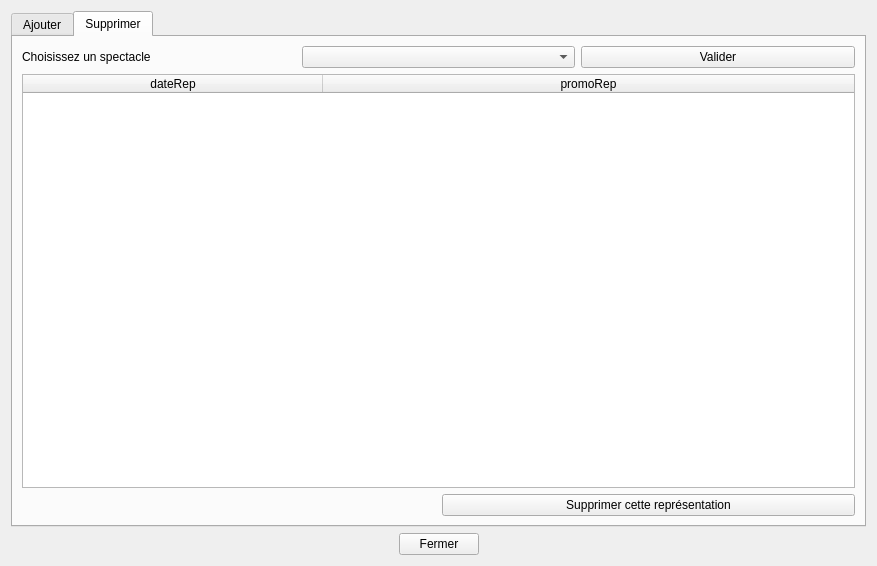
<?xml version="1.0" encoding="UTF-8"?>
<ui version="4.0">
 <class>fct_mod_1</class>
 <widget class="QDialog" name="fct_mod_1">
  <property name="geometry">
   <rect>
    <x>0</x>
    <y>0</y>
    <width>877</width>
    <height>566</height>
   </rect>
  </property>
  <property name="sizePolicy">
   <sizepolicy hsizetype="Preferred" vsizetype="Preferred">
    <horstretch>0</horstretch>
    <verstretch>0</verstretch>
   </sizepolicy>
  </property>
  <property name="minimumSize">
   <size>
    <width>0</width>
    <height>0</height>
   </size>
  </property>
  <property name="windowTitle">
   <string>BD Théâtre</string>
  </property>
  <layout class="QVBoxLayout" name="verticalLayout">
   <item>
    <widget class="QTabWidget" name="tabWidget">
     <property name="enabled">
      <bool>true</bool>
     </property>
     <property name="acceptDrops">
      <bool>false</bool>
     </property>
     <property name="currentIndex">
      <number>1</number>
     </property>
     <widget class="QWidget" name="tabInsert">
      <attribute name="title">
       <string>Ajouter</string>
      </attribute>
      <layout class="QVBoxLayout" name="verticalLayout_3">
       <item>
        <layout class="QGridLayout" name="gridLayout" rowstretch="0,0,0" columnstretch="0,0,0">
         <item row="1" column="0">
          <widget class="QLabel" name="label_4">
           <property name="text">
            <string>Entrez une date de représentation :</string>
           </property>
          </widget>
         </item>
         <item row="0" column="0">
          <widget class="QLabel" name="label">
           <property name="text">
            <string>Choisissez un spectacle</string>
           </property>
          </widget>
         </item>
         <item row="2" column="0">
          <widget class="QLabel" name="label_2">
           <property name="text">
            <string>Entrez une promotion pour cette représentation :</string>
           </property>
          </widget>
         </item>
         <item row="2" column="2">
          <widget class="QDoubleSpinBox" name="doubleSpinBox">
           <property name="minimum">
            <double>0.050000000000000</double>
           </property>
           <property name="maximum">
            <double>1.000000000000000</double>
           </property>
           <property name="singleStep">
            <double>0.050000000000000</double>
           </property>
           <property name="value">
            <double>0.050000000000000</double>
           </property>
          </widget>
         </item>
         <item row="1" column="2">
          <widget class="QDateTimeEdit" name="dateTimeEdit">
           <property name="date">
            <date>
             <year>2019</year>
             <month>12</month>
             <day>2</day>
            </date>
           </property>
           <property name="minimumDateTime">
            <datetime>
             <hour>0</hour>
             <minute>0</minute>
             <second>0</second>
             <year>2019</year>
             <month>12</month>
             <day>2</day>
            </datetime>
           </property>
           <property name="maximumDate">
            <date>
             <year>2020</year>
             <month>12</month>
             <day>20</day>
            </date>
           </property>
           <property name="minimumDate">
            <date>
             <year>2019</year>
             <month>12</month>
             <day>2</day>
            </date>
           </property>
          </widget>
         </item>
         <item row="0" column="2">
          <widget class="QComboBox" name="comboBox"/>
         </item>
        </layout>
       </item>
       <item>
        <layout class="QHBoxLayout" name="horizontalLayout_3">
         <item>
          <spacer name="horizontalSpacer_3">
           <property name="orientation">
            <enum>Qt::Horizontal</enum>
           </property>
           <property name="sizeHint" stdset="0">
            <size>
             <width>40</width>
             <height>20</height>
            </size>
           </property>
          </spacer>
         </item>
         <item>
          <widget class="QPushButton" name="pushButton_2">
           <property name="text">
            <string>Valider</string>
           </property>
          </widget>
         </item>
        </layout>
       </item>
       <item>
        <widget class="QLabel" name="label_3">
         <property name="font">
          <font>
           <weight>75</weight>
           <italic>true</italic>
           <bold>true</bold>
          </font>
         </property>
         <property name="text">
          <string/>
         </property>
        </widget>
       </item>
       <item>
        <spacer name="verticalSpacer">
         <property name="orientation">
          <enum>Qt::Vertical</enum>
         </property>
         <property name="sizeHint" stdset="0">
          <size>
           <width>20</width>
           <height>40</height>
          </size>
         </property>
        </spacer>
       </item>
      </layout>
     </widget>
     <widget class="QWidget" name="tabSupp">
      <attribute name="title">
       <string>Supprimer</string>
      </attribute>
      <layout class="QVBoxLayout" name="verticalLayout_2">
       <item>
        <layout class="QGridLayout" name="gridLayout_2">
         <item row="0" column="0">
          <widget class="QLabel" name="label_6">
           <property name="text">
            <string>Choisissez un spectacle</string>
           </property>
          </widget>
         </item>
         <item row="0" column="1">
          <widget class="QComboBox" name="comboBox_2"/>
         </item>
         <item row="0" column="2">
          <widget class="QPushButton" name="pushButton_4">
           <property name="text">
            <string>Valider</string>
           </property>
          </widget>
         </item>
        </layout>
       </item>
       <item>
        <widget class="QTableWidget" name="tableWidget">
         <property name="minimumSize">
          <size>
           <width>0</width>
           <height>0</height>
          </size>
         </property>
         <property name="selectionMode">
          <enum>QAbstractItemView::SingleSelection</enum>
         </property>
         <property name="selectionBehavior">
          <enum>QAbstractItemView::SelectRows</enum>
         </property>
         <attribute name="horizontalHeaderCascadingSectionResizes">
          <bool>false</bool>
         </attribute>
         <attribute name="horizontalHeaderDefaultSectionSize">
          <number>300</number>
         </attribute>
         <attribute name="horizontalHeaderStretchLastSection">
          <bool>true</bool>
         </attribute>
         <attribute name="verticalHeaderVisible">
          <bool>false</bool>
         </attribute>
         <column>
          <property name="text">
           <string>dateRep</string>
          </property>
         </column>
         <column>
          <property name="text">
           <string>promoRep</string>
          </property>
         </column>
        </widget>
       </item>
       <item>
        <layout class="QHBoxLayout" name="horizontalLayout_2">
         <item>
          <widget class="QLabel" name="label_5">
           <property name="font">
            <font>
             <weight>75</weight>
             <italic>true</italic>
             <bold>true</bold>
            </font>
           </property>
           <property name="text">
            <string/>
           </property>
          </widget>
         </item>
         <item>
          <widget class="QPushButton" name="pushButton_3">
           <property name="text">
            <string>Supprimer cette représentation</string>
           </property>
          </widget>
         </item>
        </layout>
       </item>
      </layout>
     </widget>
    </widget>
   </item>
   <item>
    <layout class="QHBoxLayout" name="horizontalLayout">
     <item>
      <spacer name="horizontalSpacer">
       <property name="orientation">
        <enum>Qt::Horizontal</enum>
       </property>
       <property name="sizeHint" stdset="0">
        <size>
         <width>40</width>
         <height>20</height>
        </size>
       </property>
      </spacer>
     </item>
     <item>
      <widget class="QPushButton" name="pushButton">
       <property name="text">
        <string>Fermer</string>
       </property>
      </widget>
     </item>
     <item>
      <spacer name="horizontalSpacer_2">
       <property name="orientation">
        <enum>Qt::Horizontal</enum>
       </property>
       <property name="sizeHint" stdset="0">
        <size>
         <width>40</width>
         <height>20</height>
        </size>
       </property>
      </spacer>
     </item>
    </layout>
   </item>
  </layout>
 </widget>
 <resources/>
 <connections>
  <connection>
   <sender>pushButton</sender>
   <signal>clicked()</signal>
   <receiver>fct_mod_1</receiver>
   <slot>close()</slot>
   <hints>
    <hint type="sourcelabel">
     <x>360</x>
     <y>575</y>
    </hint>
    <hint type="destinationlabel">
     <x>323</x>
     <y>169</y>
    </hint>
   </hints>
  </connection>
  <connection>
   <sender>pushButton_4</sender>
   <signal>clicked()</signal>
   <receiver>fct_mod_1</receiver>
   <slot>refreshSupp()</slot>
   <hints>
    <hint type="sourcelabel">
     <x>718</x>
     <y>63</y>
    </hint>
    <hint type="destinationlabel">
     <x>438</x>
     <y>282</y>
    </hint>
   </hints>
  </connection>
  <connection>
   <sender>pushButton_2</sender>
   <signal>clicked()</signal>
   <receiver>fct_mod_1</receiver>
   <slot>refreshIns()</slot>
   <hints>
    <hint type="sourcelabel">
     <x>815</x>
     <y>148</y>
    </hint>
    <hint type="destinationlabel">
     <x>438</x>
     <y>282</y>
    </hint>
   </hints>
  </connection>
  <connection>
   <sender>pushButton_3</sender>
   <signal>clicked()</signal>
   <receiver>fct_mod_1</receiver>
   <slot>SuppRep()</slot>
   <hints>
    <hint type="sourcelabel">
     <x>648</x>
     <y>496</y>
    </hint>
    <hint type="destinationlabel">
     <x>438</x>
     <y>282</y>
    </hint>
   </hints>
  </connection>
 </connections>
 <slots>
  <slot>refreshIns()</slot>
  <slot>refreshSupp()</slot>
  <slot>SuppRep()</slot>
 </slots>
</ui>
